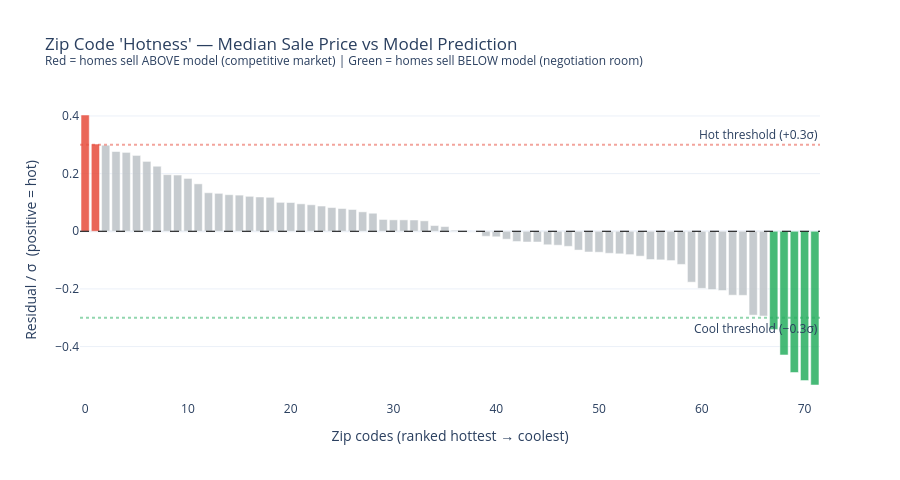

This figure's notebook cell:
### Code cell
# ---------------------------------------------------------------------------
# 3. Geographic analysis — "hot" vs "cool" zips — interactive Plotly
# ---------------------------------------------------------------------------
geo = (
    res_f.groupby("zip")
    .agg(
        n=("PRICE", "size"),
        median_price=("PRICE", "median"),
        median_residual=("resid_eval", "median"),
        mean_residual=("resid_eval", "mean"),
    )
    .query("n >= 10")
    .reset_index()
)
geo["hot_score"] = geo["median_residual"] / resid_std_f
geo["label"]     = geo["zip"].apply(zlabel)
geo_sorted = geo.sort_values("hot_score", ascending=False).reset_index(drop=True)

colors = [
    "#e74c3c" if s > 0.3 else "#27ae60" if s < -0.3 else "#bdc3c7"
    for s in geo_sorted["hot_score"]
]

fig = go.Figure(go.Bar(
    x=geo_sorted.index,
    y=geo_sorted["hot_score"],
    marker_color=colors,
    opacity=0.85,
    customdata=np.column_stack([
        geo_sorted["zip"],
        geo_sorted["label"],
        geo_sorted["n"].astype(int),
        (geo_sorted["median_price"] / 1e3).round(0),
        (geo_sorted["median_residual"] / 1e3).round(1),
        geo_sorted["hot_score"].round(2),
    ]),
    hovertemplate=(
        "<b>%{customdata[1]}</b><br>"
        "Sales: %{customdata[2]}<br>"
        "Median Sale Price: $%{customdata[3]:.0f}k<br>"
        "Median vs Model: $%{customdata[4]:+.0f}k<br>"
        "Hot Score: %{customdata[5]:+.2f}σ<br>"
        "<extra></extra>"
    ),
))

fig.add_hline(y=0.3,  line_dash="dot", line_color="#e74c3c", opacity=0.5,
              annotation_text="Hot threshold (+0.3σ)", annotation_position="top right")
fig.add_hline(y=-0.3, line_dash="dot", line_color="#27ae60", opacity=0.5,
              annotation_text="Cool threshold (−0.3σ)", annotation_position="bottom right")
fig.add_hline(y=0,    line_dash="dash", line_color="black", line_width=1)

fig.update_layout(
    title=(
        "Zip Code 'Hotness' — Median Sale Price vs Model Prediction<br>"
        "<sup>Red = homes sell ABOVE model (competitive market) | "
        "Green = homes sell BELOW model (negotiation room)</sup>"
    ),
    xaxis_title="Zip codes (ranked hottest → coolest)",
    yaxis_title="Residual / σ  (positive = hot)",
    height=480, template="plotly_white",
    showlegend=False,
)
fig.show()

# ── Text summary ─────────────────────────────────────────────────────────────
hot  = geo_sorted[geo_sorted["hot_score"] >  0.3]
cool = geo_sorted[geo_sorted["hot_score"] < -0.3]

print(f"\n🔥 HOT ZIPS — homes sell ABOVE model ({len(hot)} zips)")
for _, r in hot.head(8).iterrows():
    print(f"   {r['label']:<30}  median ${r['median_price']:>9,.0f}  "
          f"above model by ${r['median_residual']:>+7,.0f}  ({r['hot_score']:>+.2f}σ)  n={int(r['n'])}")

print(f"\n❄️  COOL ZIPS — homes sell BELOW model ({len(cool)} zips)")
for _, r in cool.sort_values("hot_score").head(8).iterrows():
    print(f"   {r['label']:<30}  median ${r['median_price']:>9,.0f}  "
          f"below model by ${r['median_residual']:>+7,.0f}  ({r['hot_score']:>+.2f}σ)  n={int(r['n'])}")

### Figure 1 — Plotly figure (JSON) as saved in the notebook; plotly's stock layout.template omitted (floating-point values rounded to 4 significant figures; data arrays with more than 128 entries replaced by an {"elided": "..."} marker saying what was removed)
{"data": [{"customdata": {"elided": "72x6 mixed values"}, "hovertemplate": "<b>%{customdata[1]}</b><br>Sales: %{customdata[2]}<br>Median Sale Price: $%{customdata[3]:.0f}k<br>Median vs Model: $%{customdata[4]:+.0f}k<br>Hot Score: %{customdata[5]:+.2f}σ<br><extra></extra>", "marker": {"color": ["#e74c3c", "#e74c3c", "#bdc3c7", "#bdc3c7", "#bdc3c7", "#bdc3c7", "#bdc3c7", "#bdc3c7", "#bdc3c7", "#bdc3c7", "#bdc3c7", "#bdc3c7", "#bdc3c7", "#bdc3c7", "#bdc3c7", "#bdc3c7", "#bdc3c7", "#bdc3c7", "#bdc3c7", "#bdc3c7", "#bdc3c7", "#bdc3c7", "#bdc3c7", "#bdc3c7", "#bdc3c7", "#bdc3c7", "#bdc3c7", "#bdc3c7", "#bdc3c7", "#bdc3c7", "#bdc3c7", "#bdc3c7", "#bdc3c7", "#bdc3c7", "#bdc3c7", "#bdc3c7", "#bdc3c7", "#bdc3c7", "#bdc3c7", "#bdc3c7", "#bdc3c7", "#bdc3c7", "#bdc3c7", "#bdc3c7", "#bdc3c7", "#bdc3c7", "#bdc3c7", "#bdc3c7", "#bdc3c7", "#bdc3c7", "#bdc3c7", "#bdc3c7", "#bdc3c7", "#bdc3c7", "#bdc3c7", "#bdc3c7", "#bdc3c7", "#bdc3c7", "#bdc3c7", "#bdc3c7", "#bdc3c7", "#bdc3c7", "#bdc3c7", "#bdc3c7", "#bdc3c7", "#bdc3c7", "#bdc3c7", "#27ae60", "#27ae60", "#27ae60", "#27ae60", "#27ae60"]}, "opacity": 0.85, "type": "bar", "x": [0, 1, 2, 3, 4, 5, 6, 7, 8, 9, 10, 11, 12, 13, 14, 15, 16, 17, 18, 19, 20, 21, 22, 23, 24, 25, 26, 27, 28, 29, 30, 31, 32, 33, 34, 35, 36, 37, 38, 39, 40, 41, 42, 43, 44, 45, 46, 47, 48, 49, 50, 51, 52, 53, 54, 55, 56, 57, 58, 59, 60, 61, 62, 63, 64, 65, 66, 67, 68, 69, 70, 71], "y": [0.4033, 0.3025, 0.2988, 0.2767, 0.2737, 0.2631, 0.2424, 0.2256, 0.1964, 0.1951, 0.1833, 0.1645, 0.1336, 0.1315, 0.1268, 0.1254, 0.1213, 0.1189, 0.1179, 0.1003, 0.09978, 0.09518, 0.09192, 0.08751, 0.08229, 0.0789, 0.07551, 0.06741, 0.06257, 0.04086, 0.03965, 0.03955, 0.03911, 0.03618, 0.01984, 0.01638, 0.003553, 0.001803, 0.0009315, -0.01732, -0.01915, -0.0275, -0.03563, -0.03718, -0.0373, -0.04684, -0.04834, -0.05228, -0.06521, -0.07184, -0.07276, -0.07631, -0.07828, -0.08106, -0.08624, -0.09808, -0.09922, -0.1017, -0.115, -0.1766, -0.1981, -0.2022, -0.2055, -0.2217, -0.2223, -0.2908, -0.294, -0.3406, -0.4291, -0.49, -0.518, -0.5333]}], "layout": {"annotations": [{"showarrow": false, "text": "Hot threshold (+0.3σ)", "x": 1, "xanchor": "right", "xref": "x domain", "y": 0.3, "yanchor": "bottom", "yref": "y"}, {"showarrow": false, "text": "Cool threshold (−0.3σ)", "x": 1, "xanchor": "right", "xref": "x domain", "y": -0.3, "yanchor": "top", "yref": "y"}], "height": 480, "shapes": [{"line": {"color": "#e74c3c", "dash": "dot"}, "opacity": 0.5, "type": "line", "x0": 0, "x1": 1, "xref": "x domain", "y0": 0.3, "y1": 0.3, "yref": "y"}, {"line": {"color": "#27ae60", "dash": "dot"}, "opacity": 0.5, "type": "line", "x0": 0, "x1": 1, "xref": "x domain", "y0": -0.3, "y1": -0.3, "yref": "y"}, {"line": {"color": "black", "dash": "dash", "width": 1}, "type": "line", "x0": 0, "x1": 1, "xref": "x domain", "y0": 0, "y1": 0, "yref": "y"}], "showlegend": false, "title": {"text": "Zip Code 'Hotness' — Median Sale Price vs Model Prediction<br><sup>Red = homes sell ABOVE model (competitive market) | Green = homes sell BELOW model (negotiation room)</sup>"}, "xaxis": {"title": {"text": "Zip codes (ranked hottest → coolest)"}}, "yaxis": {"title": {"text": "Residual / σ  (positive = hot)"}}}}
